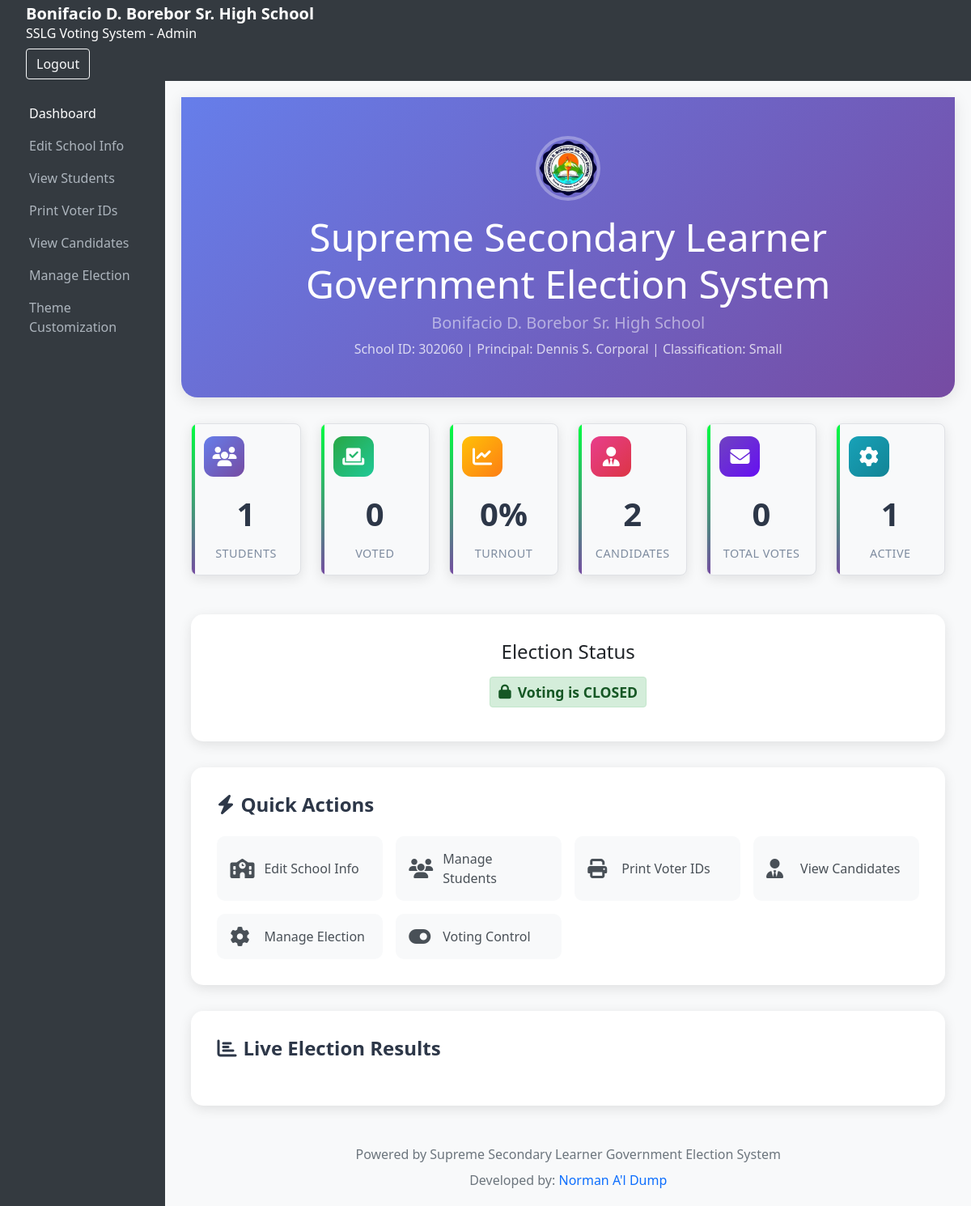
/admin/index.php (signed in), run on the app's committed database.
### tables this page shows
CREATE TABLE school_info (
            id INTEGER PRIMARY KEY AUTOINCREMENT,
            school_name TEXT NOT NULL DEFAULT 'Supreme Secondary Learner Government',
            school_address TEXT,
            school_logo TEXT,
            contact_email TEXT,
            contact_phone TEXT,
            created_at TEXT DEFAULT CURRENT_TIMESTAMP,
            updated_at TEXT DEFAULT CURRENT_TIMESTAMP
        , school_id_no TEXT DEFAULT NULL, principal_name TEXT DEFAULT NULL, logo_path TEXT);

### admin/index.php (the view, shortened to what this page needs)
<?php
$db = getDBConnection();
$election_status = $db->query("SELECT is_open FROM election_settings ORDER BY id DESC LIMIT 1")->fetch();
$voting_closed = $election_status['is_open'] == 0;
$db = getDBConnection();
$school_info = $db->query("SELECT * FROM school_info LIMIT 1")->fetch();
$election_settings = $db->query("SELECT logo_path, theme_color FROM election_settings ORDER BY id DESC LIMIT 1")->fetch();
$settings = [
    'school_name' => $school_info['school_name'] ?? 'Sample High School',
    'school_id' => $school_info['school_id_no'] ?? 'SHS-2026',
    'principal' => $school_info['principal_name'] ?? 'Dr. Juan Santos',
    'logo_path' => $election_settings['logo_path'] ?? '../assets/images/logo_1770105233.png',
    'theme_color' => $election_settings['theme_color'] ?? '#343a40',
    'school_classification' => 'Small'
];
$school_level = $settings['school_level'] ?? 'Junior High School';
if ($school_level === 'Elementary') {
    $system_title = "Supreme Elementary Learner Government Election System";
} else {
    $system_title = "Supreme Secondary Learner Government Election System";
}
$db = getDBConnection();
$total_students = $db->query("SELECT COUNT(*) FROM users WHERE role = 'voter'")->fetchColumn();
$voted_students = $db->query("SELECT COUNT(DISTINCT voter_id) FROM votes")->fetchColumn();
$turnout = $total_students > 0 ? round(($voted_students / $total_students) * 100, 2) : 0;
$total_candidates = $db->query("SELECT COUNT(*) FROM candidates")->fetchColumn();
$total_votes = $db->query("SELECT COUNT(*) FROM votes")->fetchColumn();
include '../includes/admin_header.php';
include '../includes/admin_sidebar.php';
?>
<div class="admin-content">
    <div class="dashboard-header">
        <div class="container text-center">
            <?php if (file_exists($settings['logo_path'])): ?>
                <img src="<?= $settings['logo_path'] ?>" alt="School Logo" class="school-logo mb-3">
            <?php else: ?>
                <div class="school-logo bg-white d-inline-flex align-items-center justify-content-center mb-3" style="color: #667eea; font-weight: bold; font-size: 1.5em;">LOGO</div>
            <?php endif; ?>
            <h1 class="display-5 mb-2 font-weight-bold"><?= htmlspecialchars($system_title) ?></h1>
            <h2 class="h5 text-white-50 mb-2"><?= htmlspecialchars($settings['school_name']) ?></h2>
            <p class="mb-0 opacity-75">School ID: <?= htmlspecialchars($settings['school_id']) ?> | Principal: <?= htmlspecialchars($settings['principal']) ?> | Classification: <?= htmlspecialchars($settings['school_classification']) ?></p>
        </div>
    </div>
    <div class="container-fluid">
        <div class="row mb-4">
            <div class="col-lg-2 col-md-4 col-sm-6">
                <div class="stat-card students">
                    <div class="stat-icon">
                        <i class="fas fa-users"></i>
                    </div>
                    <div class="stat-value"><?= $total_students ?></div>
                    <div class="stat-label">Students</div>
                </div>
            </div>
            <div class="col-lg-2 col-md-4 col-sm-6">
                <div class="stat-card voted">
                    <div class="stat-icon">
                        <i class="fas fa-vote-yea"></i>
                    </div>
                    <div class="stat-value"><?= $voted_students ?></div>
                    <div class="stat-label">Voted</div>
                </div>
            </div>
            <div class="col-lg-2 col-md-4 col-sm-6">
                <div class="stat-card turnout">
                    <div class="stat-icon">
                        <i class="fas fa-chart-line"></i>
                    </div>
                    <div class="stat-value"><?= $turnout ?>%</div>
                    <div class="stat-label">Turnout</div>
                </div>
            </div>
            <div class="col-lg-2 col-md-4 col-sm-6">
                <div class="stat-card candidates">
                    <div class="stat-icon">
                        <i class="fas fa-user-tie"></i>
                    </div>
                    <div class="stat-value"><?= $total_candidates ?></div>
                    <div class="stat-label">Candidates</div>
                </div>
            </div>
            <div class="col-lg-2 col-md-4 col-sm-6">
                <div class="stat-card votes">
                    <div class="stat-icon">
                        <i class="fas fa-envelope"></i>
                    </div>
                    <div class="stat-value"><?= $total_votes ?></div>
                    <div class="stat-label">Total Votes</div>
                </div>
            </div>
            <div class="col-lg-2 col-md-4 col-sm-6">
                <div class="stat-card">
                    <div class="stat-icon" style="background: linear-gradient(135deg, #17a2b8, #138496); color: white;">
                        <i class="fas fa-cog"></i>
                    </div>
                    <div class="stat-value">
                        <?php
                        $active_students = $db->query("SELECT COUNT(*) FROM users WHERE role = 'voter' AND is_active = 1")->fetchColumn();
                        echo $active_students;
                        ?>
                    </div>
                    <div class="stat-label">Active</div>
                </div>
            </div>
        </div>
        <div class="voting-status">
            <h4 class="mb-3">Election Status</h4>
            <?php if ($voting_closed): ?>
                <div class="status-indicator status-closed">
                    <i class="fas fa-lock me-2"></i>
                    Voting is CLOSED
                </div>
            <?php endif; ?>
        </div>
        <div class="quick-actions">
            <h4><i class="fas fa-bolt me-2"></i>Quick Actions</h4>
            <div class="action-grid">
                <a href="school.php" class="action-btn">
                    <i class="fas fa-school"></i>
                    <span>Edit School Info</span>
                </a>
                <a href="students.php" class="action-btn">
                    <i class="fas fa-users"></i>
                    <span>Manage Students</span>
                </a>
                <a href="print_ids.php" class="action-btn">
                    <i class="fas fa-print"></i>
                    <span>Print Voter IDs</span>
                </a>
                <a href="candidates.php" class="action-btn">
                    <i class="fas fa-user-tie"></i>
                    <span>View Candidates</span>
                </a>
                <a href="election.php" class="action-btn">
                    <i class="fas fa-cog"></i>
                    <span>Manage Election</span>
                </a>
                <a href="../admin_login.php" class="action-btn">
                    <i class="fas fa-toggle-on"></i>
                    <span>Voting Control</span>
                </a>
            </div>
        </div>
        <div class="results-section">
            <h4><i class="fas fa-chart-bar me-2"></i>Live Election Results</h4>
        </div>
        <div class="text-center mt-5 text-muted">
            <p class="mb-2">Powered by <?= htmlspecialchars($system_title) ?></p>
            <p class="mb-0">Developed by: <a href="https://www.facebook.com/Dealca27" target="_blank" class="text-primary text-decoration-none">Norman A'l Dump</a></p>
        </div>
    </div>
</div>
<?php
include '../includes/admin_footer.php';
?>

### assets/css/style.css (style rules this page uses)
body { font-family: 'Segoe UI', Tahoma, Geneva, Verdana, sans-serif; background-color: #f8f9fa; }
.stat-label { font-size: 0.9em; opacity: 0.9; }

### assets/css/admin_style.css (style rules this page uses)
body { background-color: #f8f9fa; }
.admin-content h2 { margin-bottom: 20px; }

### includes/admin_header.php (style rules this page uses)
.admin-content .stat-card { background: #f8f9fa; padding: 15px; border-radius: 8px; text-align: center; border: 1px solid #dfe1e5; }
.admin-content .stat-value { font-size: 1.8em; font-weight: bold; color: #202124; display: block; }
.admin-content .stat-label { font-size: 0.8em; color: #5f6368; }
.admin-content .status-indicator { background: #d4edda; color: #155724; padding: 5px 10px; border-radius: 4px; font-weight: bold; margin-bottom: 10px; border: 1px solid #c3e6cb; }

### data on the page
school_info: school_name "Bonifacio D. Borebor Sr. High School", school_id_no "302060", principal_name "Dennis S. Corporal"

### other printed values
SCHOOL_NAME "Bonifacio D. Borebor Sr. High School"
$system_title "Supreme Secondary Learner Government Election System"
$settings['school_classification'] "Small"
$total_students "1"
$voted_students "0"
$turnout "0"
$total_candidates "2"
$total_votes "0"
$active_students "1"
